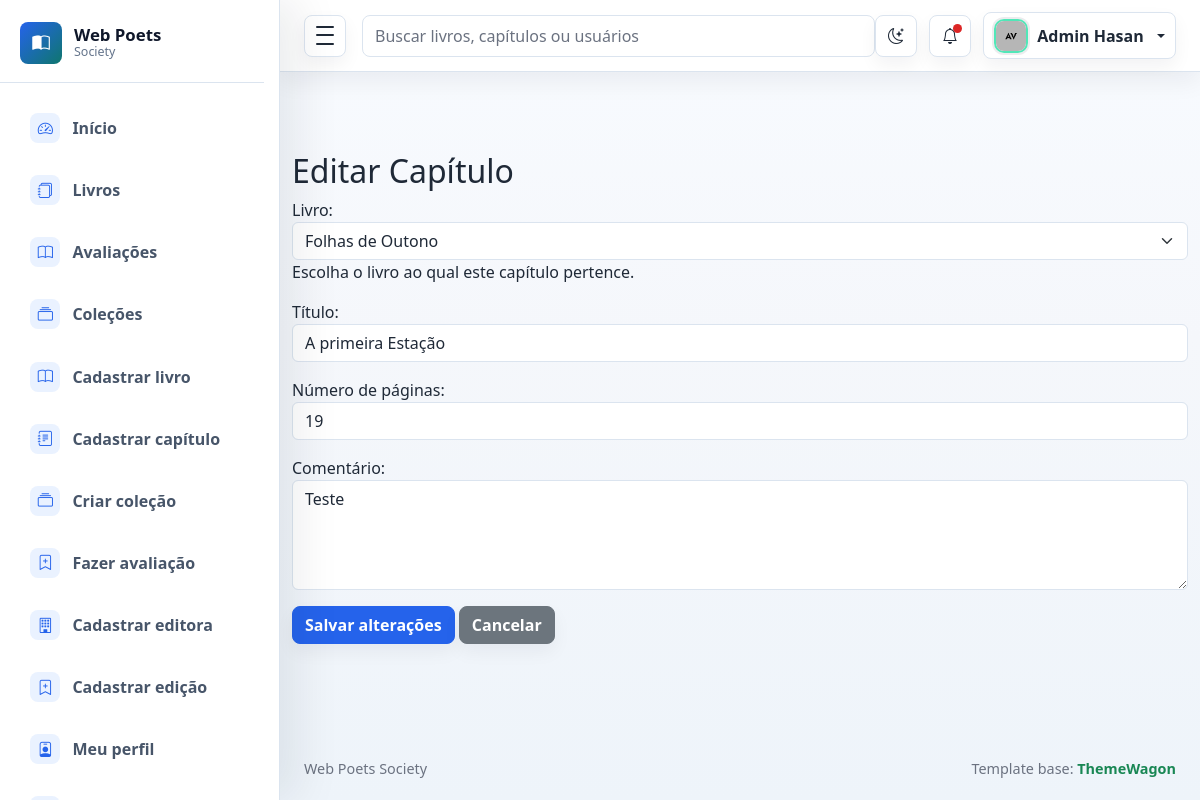
Screenshot of /capitulo/editar/2/ (signed in) with the database file from the repository.
### capitulo/models.py (models this page shows, shortened)
class Capitulo(models.Model):
    titulo = models.CharField(max_length=200)
    num_de_pag = models.IntegerField()
    comentario = models.TextField()
    livro = models.ForeignKey('livros.livro', on_delete=models.CASCADE)
    class Meta:
            permissions = (
                ("editar_proprio_capitulo", "Pode editar o próprio capítulo"),
                ("editar_qualquer_capitulo", "Pode editar qualquer capítulo"),
                ("excluir_proprio_capitulo", "Pode excluir o próprio capítulo"),
                ("excluir_qualquer_capitulo", "Pode excluir qualquer capítulo"),
            )

### livros/models.py (models this page shows)
class Livro(models.Model):
    titulo = models.CharField(max_length=100)
    genero = models.CharField(max_length=50)
    class Meta:
        permissions = (
            ("editar_proprio_livro", "Pode editar o próprio livro"),
            ("editar_qualquer_livro", "Pode editar qualquer livro"),
            ("excluir_proprio_livro", "Pode excluir o próprio livro"),
            ("excluir_qualquer_livro", "Pode excluir qualquer livro"),
        )
    def __str__(self):
        return self.titulo

### capitulo/views.py (the view)
# urls.py: path('editar/<int:capitulo_id>/', views.editar_capitulo, name='editar'),
@login_required
def editar_capitulo(request, capitulo_id):
    capitulo = get_object_or_404(
        Capitulo,
        id=capitulo_id
    )
    if request.method == 'POST':
        user = request.user
        tem_permissao_qualquer = user.has_perm('capitulo.editar_qualquer_capitulo')
        e_autor_do_livro = Livro_Usuario.objects.filter(livro=capitulo.livro, autor=user).exists()
        tem_permissao_proprio = user.has_perm('capitulo.editar_proprio_capitulo') and e_autor_do_livro
        if not (tem_permissao_qualquer or tem_permissao_proprio):
            messages.error(request, "Você não tem permissão para editar capítulos deste livro.")
            return redirect('home')
        form = CapituloForm(
            request.POST,
            instance=capitulo
        )
        if form.is_valid():
            form.save()
            messages.success(
                request,
                f'Capítulo "{capitulo.titulo}" atualizado com sucesso!'
            )
            return redirect(
                'capitulo:lista',
                livro_id=capitulo.livro.id
            )
    else:
        form = CapituloForm(
            instance=capitulo
        )
    return render(
        request,
        'form/editar_capitulo.html',
        {
            'form': form,
            'capitulo': capitulo
        }
    )

### capitulo/forms.py
class CapituloForm(forms.ModelForm):
    livro = forms.ModelChoiceField(
        queryset=Livro.objects.all().order_by('titulo'),
        empty_label='Selecione o livro',
        label='Livro',
        help_text='Escolha o livro ao qual este capítulo pertence.',
        widget=forms.Select(attrs={'class': 'form-select'}),
    )
    class Meta:
        model = Capitulo
        fields = ['livro', 'titulo', 'num_de_pag', 'comentario']
        labels = {
            'titulo': 'Título',
            'num_de_pag': 'Número de páginas',
            'comentario': 'Comentário',
        }
        widgets = {
            'titulo': forms.TextInput(attrs={'class': 'form-control', 'placeholder': 'Ex.: O primeiro verso', 'maxlength': 200,}),
            'num_de_pag': forms.NumberInput(attrs={'class': 'form-control', 'placeholder': 'Ex.: 12','min': 1,}),
            'comentario': forms.Textarea(attrs={'class': 'form-control', 'rows': 4, 'placeholder': 'Observações sobre este capítulo...',}),
        }

### template/form/editar_capitulo.html (shortened to what this page needs)
{% extends "base.html" %}
{% block content %}
<div class="container mt-4">
    <h2>Editar Capítulo</h2>
    <form method="POST">
        {{ form.as_p }}
        <button type="submit" class="btn btn-primary">
            Salvar alterações
        </button>
        <a
            href="{% url 'capitulo:lista' capitulo.livro.id %}"
            class="btn btn-secondary"
        >
            Cancelar
        </a>
    </form>
</div>
{% endblock %}

### static/css/style.css (style rules this page uses)
:root { --sidebar-width: 280px; --sidebar-mini-width: 84px; --admin-bg: #f5f7fb; --admin-surface: #ffffff; --admin-surface-soft: #f8fafc; --admin-border: #dbe4ef; --admin-text: #1f2937; --admin-muted: #6b7280; --admin-primary: #2563eb; --admin-primary-dark: #1d4ed8; --admin-success: #0f766e; --admin-warning: #d97706; --admin-danger: #dc2626; --admin-sidebar: #111827; --admin-sidebar-soft: #1f2937; --admin-shadow-sm: 0 10px 24px rgba(15, 23, 42, 0.06); --admin-shadow: 0 18px 46px rgba(15, 23, 42, 0.09); --admin-shadow-lg: 0 26px 70px rgba(15, 23, 42, 0.12); --admin-ring: 0 0 0 4px rgba(37, 99, 235, 0.12); }
* { box-sizing: border-box; }
html { min-height: 100%; }
body { min-height: 100vh; margin: 0; background: linear-gradient(180deg, #f8fbff 0%, var(--admin-bg) 42%, #eef4fa 100%); color: var(--admin-text); font-family: "Segoe UI", Arial, sans-serif; }
a { text-decoration: none; }
.btn { border-radius: 8px; font-weight: 700; box-shadow: 0 8px 18px rgba(15, 23, 42, 0.05); transition: border-color 0.16s ease, background 0.16s ease, box-shadow 0.16s ease, transform 0.16s ease; }
.btn-primary { border-color: var(--admin-primary); background: var(--admin-primary); }
.btn { display: inline-flex; align-items: center; justify-content: center; gap: 0.4rem; }
.form-control, .form-select { border-color: var(--admin-border); background-color: var(--admin-surface); color: var(--admin-text); }
.form-control::placeholder { color: var(--admin-muted); }
html[data-theme="light"] { color-scheme: light; }
body, .admin-navbar, .admin-sidebar, .admin-main, .metric-card, .panel, .auth-card, .error-card, .dropdown-menu, .modal-content, .form-control, .form-select { transition: background-color 0.18s ease, border-color 0.18s ease, color 0.18s ease, box-shadow 0.18s ease; }
html:not([data-theme="dark"]) { --admin-sidebar: #ffffff; --admin-sidebar-soft: #eef4ff; --admin-sidebar-border: #dbe4ef; --admin-sidebar-text: #475569; --admin-sidebar-text-strong: #0f172a; --admin-sidebar-muted: #64748b; --admin-sidebar-icon-bg: #eaf2ff; --admin-sidebar-icon: #2563eb; --admin-sidebar-shadow: 18px 0 42px rgba(15, 23, 42, 0.08); }

### rows the page displays
Capitulo: livro "Folhas de Outono", num_de_pag "19", comentario "Teste"
Livro: titulo "A primeira Estação"
